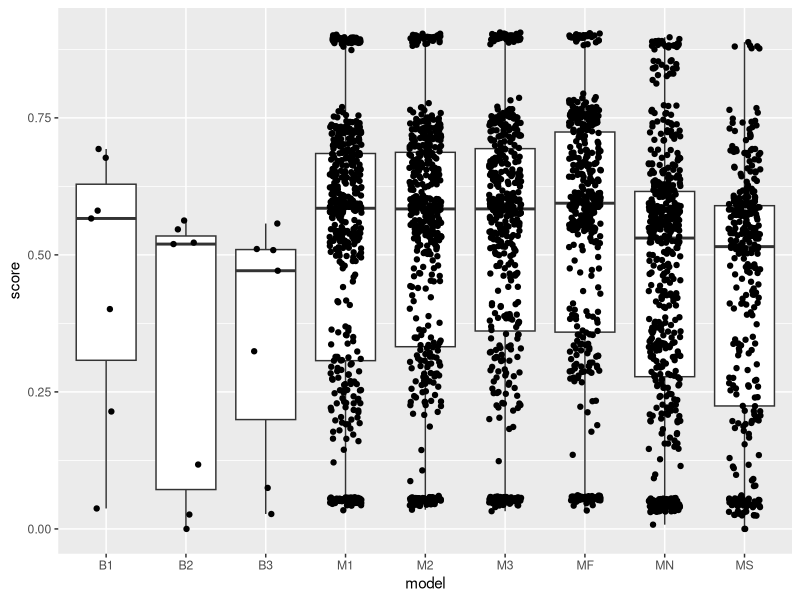
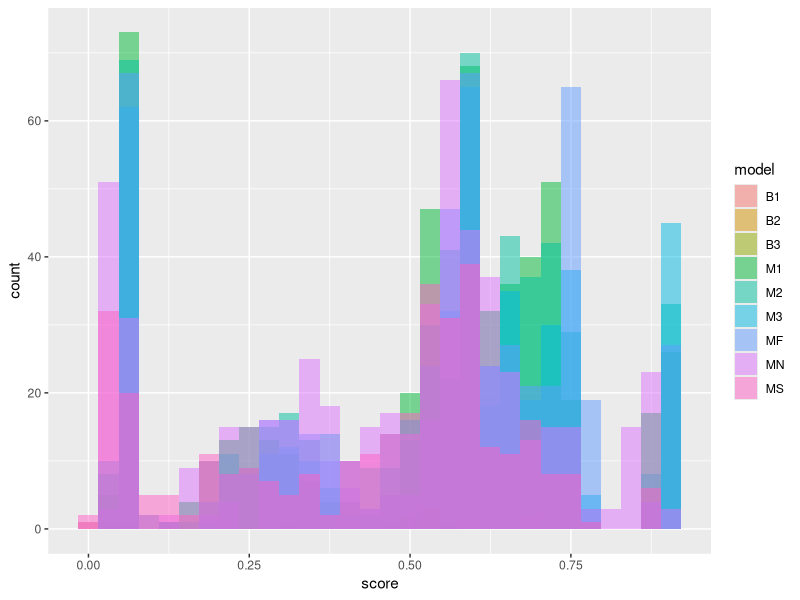
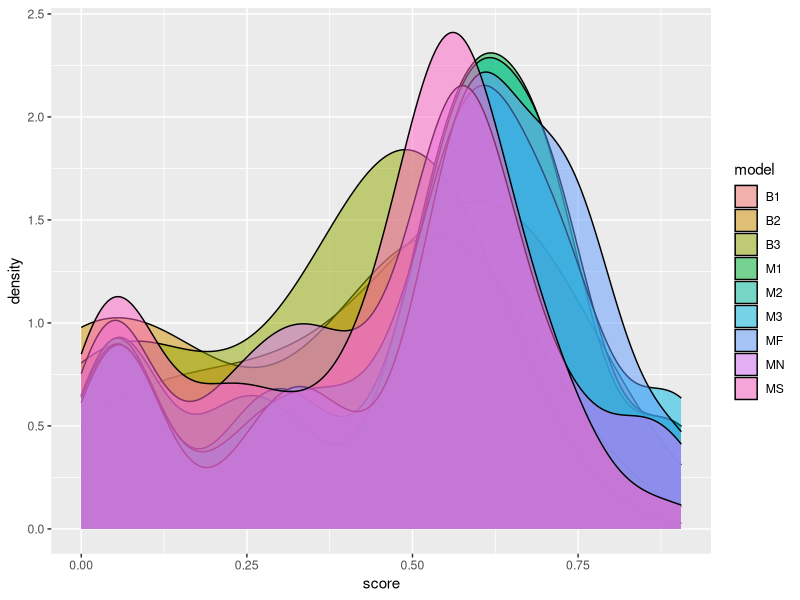
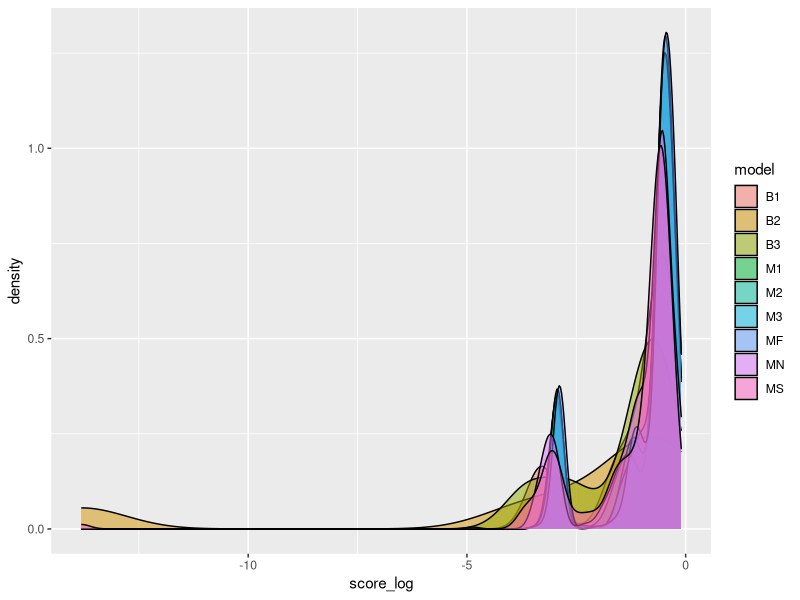

Reproduce these figures in R, in order.
## ---- chunk 1
knitr::opts_chunk$set(echo = TRUE)
## ---- chunk 2
setwd("C:/Users/ottev/TU Delft/Year4/Quarter4/CDA/SeminarDataScience/Assignment_2")
d <- read.csv("data.csv")
## ---- chunk 3
# convert the model column to a factor as it is a categorical variable
d$model <- factor(d$model)
# convert the TeD column to a factor as it is a categorical variable
d$TeD <- factor(d$TeD)

# show the first 6 rows of the data
str(d)
## ---- chunk 4
d$model_type <- ifelse(d$model %in% c("B1", "B2", "B3"), "Baseline", "Transfer_Learning")
d$num_parts_refined <- ifelse(d$model == "MF", 4,
                          ifelse(d$model == "MS", 1,
                           ifelse(d$model == "MN", 0,
                          ifelse(grepl("^M[1-8]$", d$model), as.numeric(substr(d$model, 2, 2)), 0))))

# print all lines where model = MF
str(d)
## ---- chunk 5
model <- lm(score ~ model + model_type + TeD + num_parts_refined + (TrD1 + TrD2 + TrD3 + TrD4 + TrD5 + TrD6 + TrD7 + TrD8) + Sum , data = d)
anova_result <- anova(model)
print(anova_result)
## ---- chunk 6
# str(d)
# table(d$model, d$TeD)

# t test between B1, B2, and B3 vs the rest
d_B <- subset(d, model=="B1" | model=="B2" | model=="B3")
d_M <- subset(d, model=="M1" | model=="M2" | model=="M3" | model=="MF" | model=="MN" | model=="MS")
t.test(d_B$score, d_M$score)

# average for each model
aggregate(score ~ model, data = d, mean)
m <- lm(score~model, d)
summary(m)
AIC(m)

m1 <- lm(score~model+TeD, d)
summary(m1)
AIC(m1)

# compare m and m1
anova(m, m1)
## ---- chunk 7
m <- lm(score~model, d)
summary(m)
AIC(m)

library(dplyr)
d |> count(TeD, model)

# get count for number of rows with model B1 B2 and B3 and the Ms
## ---- chunk 8
# plot the average score for each model
library(ggplot2)
ggplot(d, aes(x=model, y=score)) + geom_boxplot() + geom_jitter(width=0.2)

# plot distribution of scores for each model as histogram
ggplot(d, aes(x=score, fill=model)) + geom_histogram(alpha=0.5, position="identity")
ggplot(d, aes(x=score, fill=model)) + geom_density(alpha=0.5)

# transform data to assume normality
d$score_log <- log(d$score)
ggplot(d, aes(x=score_log, fill=model)) + geom_density(alpha=0.5, position="identity")


## ---- chunk 9
# install.packages("emmeans")
library(emmeans)
m <- lm(score~model, d)
m1 <- lm(score~model+TeD, d)
m2 <- lm(score~model*TeD, d)
as.data.frame(ref_grid(m))
as.data.frame(ref_grid(m1))
as.data.frame(ref_grid(m2))

# m <- lm(score~model * (Tr1 + Tr2), d)
as.data.frame(ref_grid(m))
emmeans(m, ~model)
pairs(emmeans(m, ~model))

# # get average predicted score for each model from x1
# avg_predictions <- aggregate(prediction ~ model, data = x1, mean)
# avg_predictions

# # get all predictions for B1 from x1
# predictions_B1 <- subset(x1, model=="B1")

# # find average of all predictions for B1
# mean(predictions_B1$prediction)

# pairs(em)
## ---- chunk 10
d$number_of_training_datasets <- rowSums(d[,c("TrD1", "TrD2", "TrD3", "TrD4", "TrD5", "TrD6", "TrD7", "TrD8")])
model <- lm(score ~ model_type * model * TeD + number_of_training_datasets, data = d)
anova_result <- anova(model)
print(anova_result)
## ---- chunk 11
head(d)
model <- lm(score ~ TeD + model + number_of_training_datasets , data = d)
anova_result <- anova(model)
print(anova_result)
## ---- chunk 12
d$num_training_datasets <- rowSums(d[, c("TrD1", "TrD2", "TrD3", "TrD4", "TrD5", "TrD6", "TrD7", "TrD8")])
d$num_training_datasets_1 <- as.factor(d$num_training_datasets)
d$model <- as.factor(d$model)
d$TeD <- as.factor(d$TeD)
modewl <- lm(score ~ (TrD1 + TrD2 + TrD3 + TrD4 + TrD5 + TrD6 + TrD7 + TrD8) * TeD * model * Sum, data = d)
anova_result <- anova(modewl)
print(anova_result)
summary(modewl)
## ---- chunk 13
# Install and load the necessary package
library(dplyr)

# Load the data
data <- read.csv("data.csv")

# Normalize scores for each test dataset
data <- data %>%
  group_by(TeD) %>%
  mutate(normalized_score = (score - mean(score)) / sd(score))

# View the first few rows with normalized scores
(data[, c("TeD", "score", "normalized_score")])

data$model <- as.factor(data$model)
# data$Sum <- as.factor(data$Sum)
modewl <- lm(normalized_score ~ (TrD1 + TrD2 + TrD3 + TrD4 + TrD5 + TrD6 + TrD7 + TrD8) * model * Sum, data = data)

anova_result <- anova(modewl)
print(anova_result)

summary(modewl)
